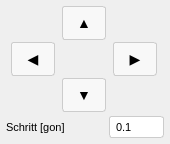
<?xml version="1.0" encoding="UTF-8"?>
<ui version="4.0">
 <class>FernsteuerungDialogBase</class>
 <widget class="QDialog" name="FernsteuerungDialogBase">
  <property name="geometry">
   <rect><x>0</x><y>0</y><width>170</width><height>140</height></rect>
  </property>
  <property name="windowTitle"><string>Fernsteuerung</string></property>
  <property name="styleSheet">
   <string notr="true">*{font-size:11px;}QPushButton{border:1px solid #ccc;border-radius:3px;padding:4px;background:#f8f8f8;font-size:14px;font-weight:bold;}QPushButton:hover{background:#e3f2fd;border-color:#90caf9;}QPushButton:pressed{background:#bbdefb;}QLineEdit{border:1px solid #ccc;border-radius:3px;padding:2px 4px;background:#fff;}</string>
  </property>
  <layout class="QVBoxLayout" name="vl_main">
   <property name="spacing"><number>4</number></property>
   <property name="leftMargin"><number>6</number></property>
   <property name="topMargin"><number>6</number></property>
   <property name="rightMargin"><number>6</number></property>
   <property name="bottomMargin"><number>6</number></property>

   <!-- Richtungstasten -->
   <item>
    <layout class="QGridLayout" name="gridLayout_3">
     <property name="horizontalSpacing"><number>2</number></property>
     <property name="verticalSpacing"><number>2</number></property>
     <item row="0" column="1">
      <widget class="QPushButton" name="btn_control_up">
       <property name="text"><string>&#x25B2;</string></property>
       <property name="minimumSize"><size><width>40</width><height>34</height></size></property>
       <property name="maximumSize"><size><width>44</width><height>38</height></size></property>
      </widget>
     </item>
     <item row="1" column="0">
      <widget class="QPushButton" name="btn_control_left">
       <property name="text"><string>&#x25C0;</string></property>
       <property name="minimumSize"><size><width>40</width><height>34</height></size></property>
       <property name="maximumSize"><size><width>44</width><height>38</height></size></property>
      </widget>
     </item>
     <item row="1" column="2">
      <widget class="QPushButton" name="btn_control_right">
       <property name="text"><string>&#x25B6;</string></property>
       <property name="minimumSize"><size><width>40</width><height>34</height></size></property>
       <property name="maximumSize"><size><width>44</width><height>38</height></size></property>
      </widget>
     </item>
     <item row="2" column="1">
      <widget class="QPushButton" name="btn_control_down">
       <property name="text"><string>&#x25BC;</string></property>
       <property name="minimumSize"><size><width>40</width><height>34</height></size></property>
       <property name="maximumSize"><size><width>44</width><height>38</height></size></property>
      </widget>
     </item>
    </layout>
   </item>

   <!-- Schrittweite -->
   <item>
    <layout class="QHBoxLayout" name="horizontalLayout_14">
     <property name="spacing"><number>4</number></property>
     <item><widget class="QLabel" name="label_10"><property name="text"><string>Schritt [gon]</string></property></widget></item>
     <item>
      <widget class="QLineEdit" name="input_control_step">
       <property name="text"><string>0.1</string></property>
       <property name="maximumSize"><size><width>55</width><height>16777215</height></size></property>
      </widget>
     </item>
    </layout>
   </item>

  </layout>
 </widget>
 <resources/>
 <connections/>
</ui>
